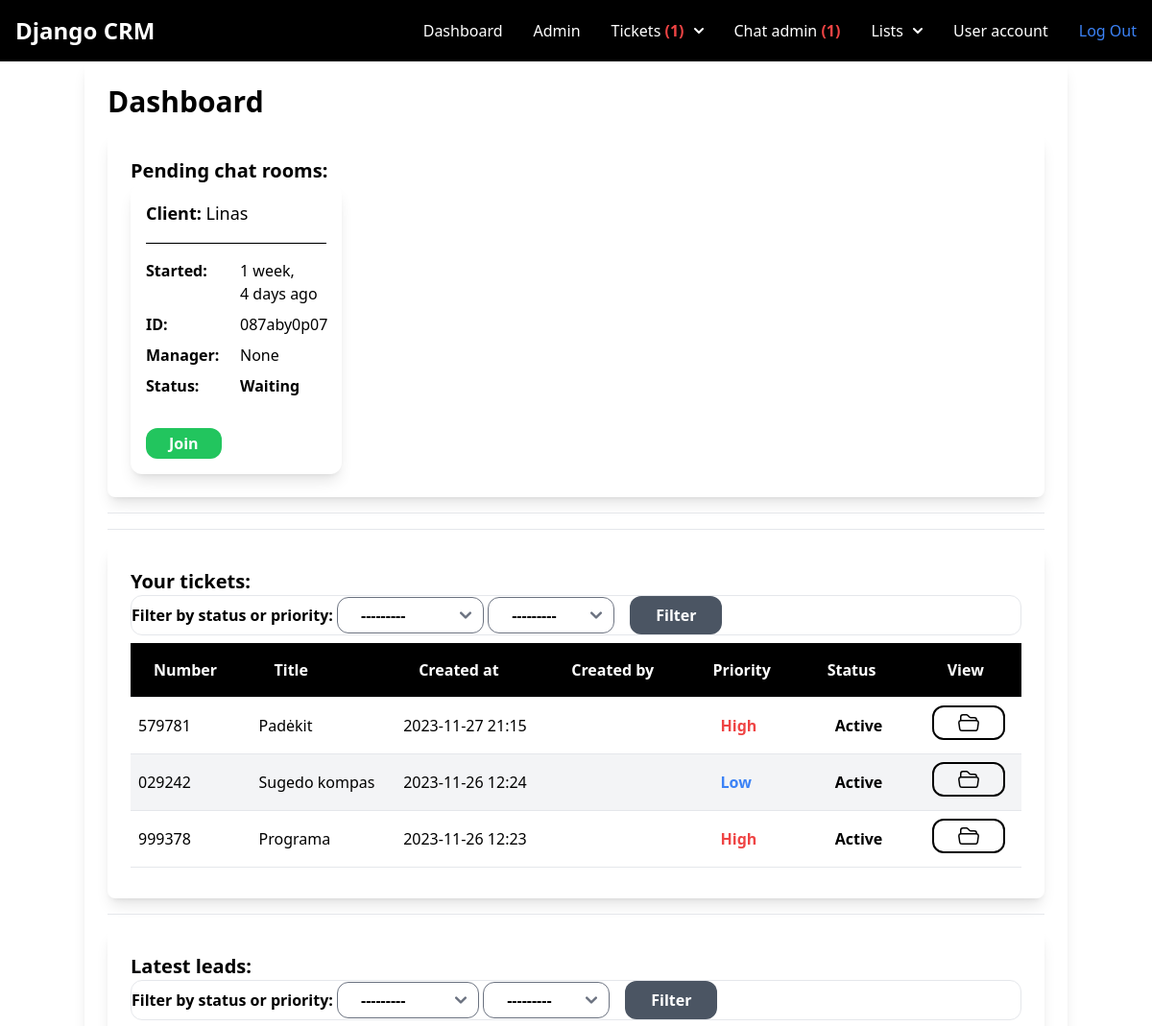
/ (signed in, upper part), run on an earlier commit of the app's database.
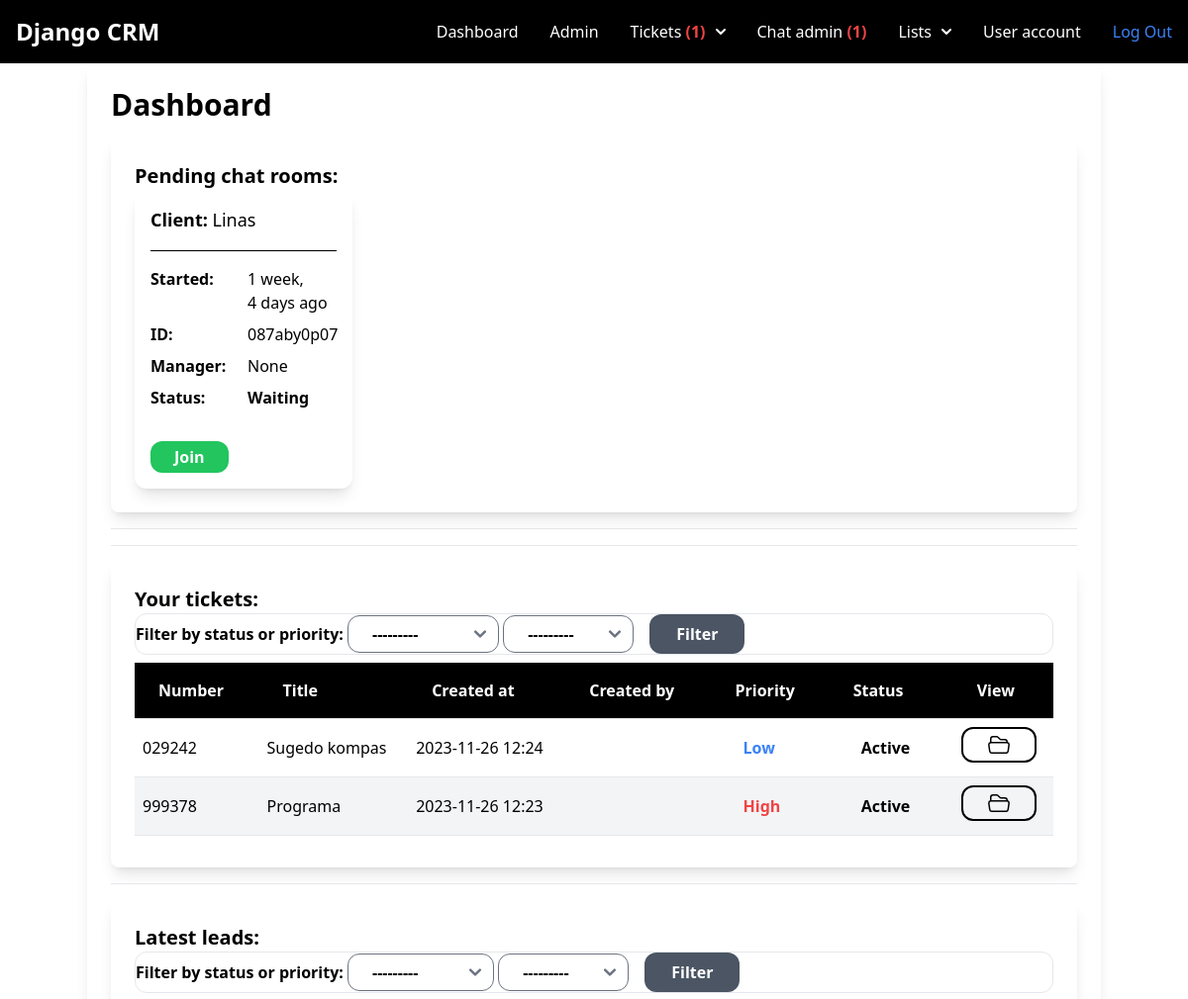
And on a later commit of the database.
### chat/models.py (models this page shows, shortened)
class Room(models.Model):
    ACTIVE = 'active'
    WAITING = 'waiting'
    CLOSED = 'closed'
    CHOICES_STATUS = (
        (ACTIVE, 'Active'),
        (WAITING, 'Waiting'),
        (CLOSED, 'Closed'),
    )
    uuid = models.CharField(max_length=255)
    chat_user = models.CharField(max_length=255)
    agent = models.ForeignKey(User, related_name='rooms', blank=True, null=True, on_delete=models.SET_NULL)
    messages = models.ManyToManyField(Message, blank=True)
    url = models.CharField(max_length=255, blank=True, null=True)
    status = models.CharField(max_length=15, choices=CHOICES_STATUS, default=WAITING)
    created_at = models.DateTimeField(auto_now_add=True)
    class Meta:
        ordering = ('created_at',)

### ticket/models.py (models this page shows, shortened)
class Ticket(models.Model):
    ACTIVE = 'active'
    COMPLETED = 'completed'
    PENDING = 'pending'
    CHOICES_STATUS = (
        (ACTIVE, 'Active'),
        (COMPLETED, 'Completed'),
        (PENDING, 'Pending'),
    )
    LOW = 'low'
    MEDIUM = 'medium'
    HIGH = 'high'
    CHOICES_PRIORITY = (
        (LOW, 'Low'),
        (MEDIUM, 'Medium'),
        (HIGH, 'High'),
    )
    ticket_number = models.CharField(max_length=15, unique=True)
    title = models.CharField(max_length=100)
    description = models.TextField(blank=True, null=True)
    created_by = models.ForeignKey(User, related_name='tickets', on_delete=models.CASCADE)
    created_at = models.DateTimeField(auto_now_add=True)
    modified_at = models.DateTimeField(auto_now=True)
    assign_to = models.ForeignKey(User, on_delete=models.DO_NOTHING, null=True, blank=True)
    is_resolved = models.BooleanField(default=False)
    accepted_at = models.DateTimeField(null=True, blank=True)
    closed_at = models.DateTimeField(null=True, blank=True)
    status = models.CharField(max_length=15, choices=CHOICES_STATUS, default=PENDING)
    priority = models.CharField(max_length=15, choices=CHOICES_PRIORITY, default=MEDIUM)
    solution = models.TextField(blank=True, null=True)
    class Meta:
        ordering = ['-created_at', 'priority', 'ticket_number']

### app/views.py (the view, shortened to what this page needs)
# urls.py: path('', index, name='index'),
def index(request):
    if request.user.is_authenticated:
        if request.user.is_manager:
            team = request.user.userprofile.active_team
            leads = Lead.objects.filter(team=team).order_by('-created_at')[0:5]
            clients = Client.objects.filter(team=team).order_by('-created_at')[0:5]
            tickets = Ticket.objects.filter(assign_to=request.user, is_resolved=False)[0:5]
            rooms = Room.objects.filter(status=Room.WAITING)
            ticketFilter = TicketFilter(request.GET, queryset=Ticket.objects.filter(assign_to=request.user, is_resolved=False))
            leadFilter = LeadFilter(request.GET, Lead.objects.filter(team=team).order_by('-created_at'))
            return render(request, 'dashboard/dashboard.html', {
                'leads': leads,
                'clients': clients,
                'tickets': tickets,
                'rooms': rooms,
                'filter': ticketFilter,
                'leadFilter': leadFilter,
            })
    else:
        return redirect('/log-in')

### chat/context_processors.py (called while the page is built)
def chat_waiting(request):
    waiting_chat = Room.objects.filter(status='waiting')
    return {'waiting_chat': waiting_chat}

### team/context_processors.py (called while the page is built)
def active_team(request):
    if request.user.is_authenticated:
        if request.user.userprofile.active_team:
            active_team = request.user.userprofile.active_team
        else:
            active_team = Team.objects.filter(created_by=request.user)[0]
    else:
        active_team = None
    return {'active_team': active_team}

### ticket/context_processors.py (called while the page is built)
def pending_tickets(request):
    pending_tickets = 0
    if request.user.is_authenticated:
        if request.user.is_manager:
            pending_tickets = Ticket.objects.filter(status='pending')
        else:
            pending_tickets = pending_tickets
    else:
        pending_tickets = pending_tickets
    return {'pending_tickets': pending_tickets}

def workspace_tickets(request):
    if request.user.is_authenticated:
        workspace_tickets = Ticket.objects.filter(assign_to=request.user, is_resolved=False)
    else:
        workspace_tickets = 0
    return {'workspace_tickets': workspace_tickets}

### dashboard/templates/dashboard/dashboard.html (shortened to what the changed rows need)
{% extends 'app/base.html'  %}
{% block content %}
{% if request.user.is_manager %}
<div class="container mx-auto shadow-lg rounded-lg py-6 px-6">
    <h1 class="mb-4 font-semibold text-3xl">Dashboard</h1>
    <div class="container mx-auto shadow-lg rounded-lg py-6 px-6">
        <h1 class="text-xl font-semibold">Pending chat rooms:</h1>
        <div class="grid md:grid-cols-4 gap-4">
            {% for room in rooms %}
            <div class="p-4 rounded-xl bg-white shadow-lg rounded-lg">
                <h3 class="mb-4 text-lg"><b>Client: </b>{{ room.chat_user }}</h3>
                <hr class="my-4 h-0.5 bg-black">
                <div class="grid md:grid-cols-2 gap-2">
                    <p class="font-semibold">Started: </p>{{ room.created_at|timesince }} ago<br>
                    <p class="font-semibold">ID: </p>{{ room.uuid }}<br>
                    <p class="font-semibold">Manager: </p>{% firstof room.agent.username 'None' %}<br>
                    <p class="font-semibold">Status: </p>
                    {% if room.status == 'waiting' %}
                    <span class="font-semibold text-black">
                        {{ room.get_status_display }}
                    </span><br>
                    {% elif room.status == 'active' %}
                    <span class="font-semibold text-black">
                        {{ room.get_status_display }}
                    </span><br>
                    {% elif room.status == 'closed' %}
                    <span class="font-semibold text-black">
                        {{ room.get_status_display }}
                    </span><br>
                    {% endif %}
                </div>
                <a href="{% url 'chat:room' room.uuid %}" class="inline-block text-center py-1 px-6 bg-green-500 rounded-xl font-semibold text-white">Join</a>
            </div>
            {% empty %}
            <p>No chat rooms pending</p>
            {% endfor %}
        </div>
    </div>
    <div class="container mx-auto shadow-lg rounded-lg py-6 px-6">
        <h1 class="text-xl font-semibold">Your tickets:</h1>
        <form method="GET" class="w-34 rounded-xl border font-semibold">
            {{ filter.form }}
        </form>
        <div class="flex flex-col">
            <div class="overflow-x-auto sm:-mx-6 lg:-mx-8">
                <div class="inline-block min-w-full py-2 sm:px-6 lg:px-8">
                    <div class="overflow-hidden">
                        <table class="table-auto text-left w-full sortable">
                            <thead class="border-b bg-black font-semibold text-white dark:border-neutral-500">
                                <tr>
                                    <th scope="col" class="px-6 py-4">Number</th>
                                    <th scope="col" class="px-6 py-4">Title</th>
                                    <th scope="col" class="px-6 py-4">Created at</th>
                                    <th scope="col" class="px-6 py-4">Created by</th>
                                    <th scope="col" class="px-6 py-4">Priority</th>
                                    <th scope="col" class="px-6 py-4">Status</th>
                                    <th scope="col" class="px-6 py-4">View</th>
                                </tr>
                            </thead>
                            <tbody>
                                {% for ticket in filter.qs %}
                                <tr class="border-b dark:border-neutral-500 {% cycle 'bg-white' 'bg-gray-100' %}">
                                    <td class="py-2 px-2">{{ ticket.ticket_number }}</td>
                                    <td class="py-2 px-2">{{ ticket.title }}</td>
                                    <td class="px-2"> {{ ticket.created_at|date:"Y-m-d H:i" }}</td>
                                    <td class="px-2"> {{ client.created_by }}</td>
                                    <td class="px-2">
                                        {% if ticket.priority == 'low' %}
                                        <span class="inline-block py-1 px-6 font-semibold text-blue-500 text-center">{{ ticket.get_priority_display }}</span>
                                        {% elif ticket.priority == 'medium' %}
                                        <span class="inline-block py-1 px-6 font-semibold text-green-500 text-center">{{ ticket.get_priority_display }}</span>
                                        {% elif ticket.priority == 'high' %}
                                        <span class="inline-block py-1 px-6 font-semibold text-red-500 text-center">{{ ticket.get_priority_display }}</span>
                                        {% endif %}
                                    </td>
                                    <td class="py-2 px-2">
                                        {% if ticket.status == 'active' %}
                                        <span class="inline-block py-1 px-6 font-semibold text-black text-center">{{ ticket.get_status_display }}</span>
                                        {% elif ticket.status == 'completed' %}
                                        <span class="inline-block py-1 px-6 font-semibold text-black text-center">{{ ticket.get_status_display }}</span>
                                        {% elif ticket.status == 'pending' %}
                                        <span class="inline-block py-1 px-6 font-semibold text-black text-center">{{ ticket.get_status_display }}</span>
                                        {% endif %}
                                    </td>
                                    <td class="py-2 px-2"><a href="{% url 'tickets:detail' ticket.id %}" class="inline-block border-2 border-black text-center py-1 px-6 rounded-xl font-semibold text-black">
                                    </a></td>
                                </tr>
                                {% endfor %}
                            </tbody>
                        </table>
                    </div>
                </div>
            </div>
        </div>
    </div>
    <div class="container mx-auto shadow-lg rounded-lg py-6 px-6">
        <h1 class="text-xl font-semibold">Latest leads:</h1>
        <form method="GET" class="w-34 rounded-xl border font-semibold">
            {{ leadFilter.form }}
        </form>
    </div>
</div>
    {% endif %}
    {% endblock %}

What changed in the data, as far as the page shows it:
no longer on this page (row edited): Ticket: ticket_number "579781", title "Padėkit", created_at "2023-11-27 21:15", priority "High", status "Active"
